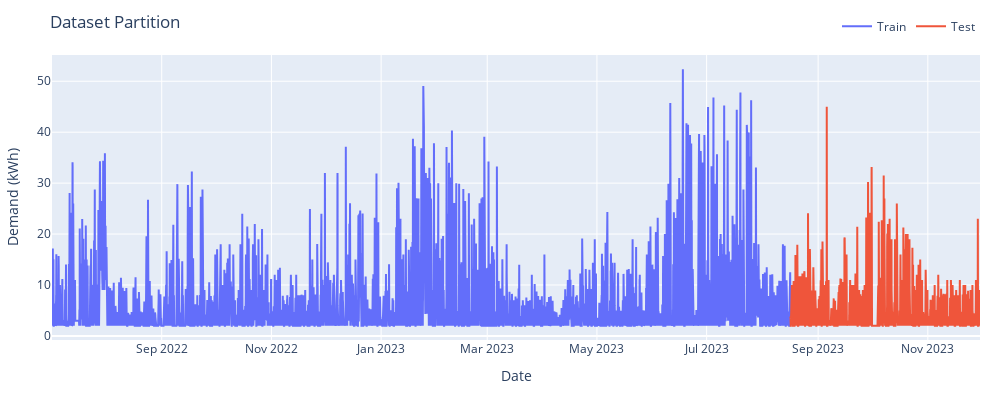

Write notebook code for a chart like this one.
### Code cell
plotDatasetSplit(X_train_dates, X_test_dates, y_train, y_test)

### Figure 1 — Plotly figure (JSON) as saved in the notebook; plotly's stock layout.template omitted (floating-point values rounded to 4 significant figures; data arrays with more than 128 entries replaced by an {"elided": "..."} marker saying what was removed)
{"data": [{"mode": "lines", "name": "Train", "type": "scatter", "x": {"elided": "9637 str values"}, "y": {"elided": "9637 float values"}}, {"mode": "lines", "name": "Test", "type": "scatter", "x": {"elided": "2410 str values"}, "y": {"elided": "2410 float values"}}], "layout": {"height": 400, "legend": {"orientation": "h", "x": 1, "xanchor": "right", "y": 1.05, "yanchor": "bottom"}, "margin": {"b": 60, "l": 30, "r": 20, "t": 35}, "title": {"text": "Dataset Partition"}, "width": 1000, "xaxis": {"title": {"text": "Date"}}, "yaxis": {"title": {"text": "Demand (kWh)"}}}}
